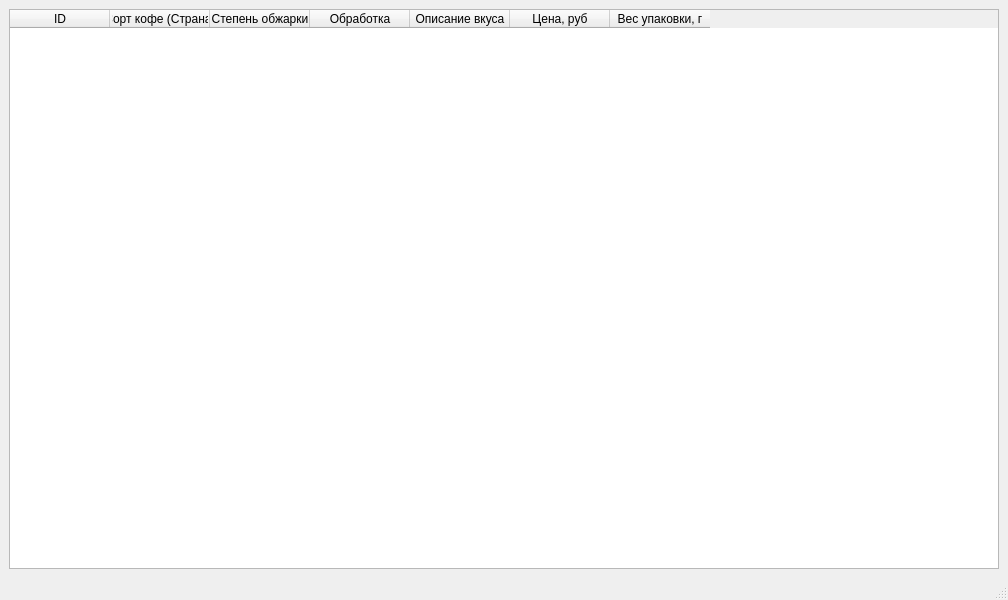
<?xml version="1.0" encoding="UTF-8"?>
<ui version="4.0">
 <class>MainWindow</class>
 <widget class="QMainWindow" name="MainWindow">
  <property name="geometry">
   <rect>
    <x>0</x>
    <y>0</y>
    <width>1008</width>
    <height>600</height>
   </rect>
  </property>
  <property name="windowTitle">
   <string>Эспрессо</string>
  </property>
  <widget class="QWidget" name="centralwidget">
   <layout class="QVBoxLayout" name="verticalLayout">
    <item>
     <widget class="QTableWidget" name="tableWidget">
      <column>
       <property name="text">
        <string>ID</string>
       </property>
      </column>
      <column>
       <property name="text">
        <string>Сорт кофе (Страна)</string>
       </property>
      </column>
      <column>
       <property name="text">
        <string>Степень обжарки</string>
       </property>
      </column>
      <column>
       <property name="text">
        <string>Обработка</string>
       </property>
      </column>
      <column>
       <property name="text">
        <string>Описание вкуса</string>
       </property>
      </column>
      <column>
       <property name="text">
        <string>Цена, руб</string>
       </property>
      </column>
      <column>
       <property name="text">
        <string>Вес упаковки, г</string>
       </property>
      </column>
     </widget>
    </item>
   </layout>
  </widget>
  <widget class="QStatusBar" name="statusbar"/>
 </widget>
 <resources/>
 <connections/>
</ui>
